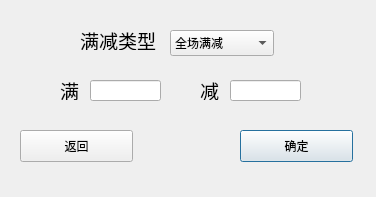
<?xml version="1.0" encoding="UTF-8"?>
<ui version="4.0">
 <class>FullOffDialog</class>
 <widget class="QDialog" name="FullOffDialog">
  <property name="geometry">
   <rect>
    <x>0</x>
    <y>0</y>
    <width>376</width>
    <height>197</height>
   </rect>
  </property>
  <property name="windowTitle">
   <string>Dialog</string>
  </property>
  <widget class="QComboBox" name="comboBox">
   <property name="geometry">
    <rect>
     <x>170</x>
     <y>30</y>
     <width>104</width>
     <height>26</height>
    </rect>
   </property>
   <item>
    <property name="text">
     <string>全场满减</string>
    </property>
   </item>
   <item>
    <property name="text">
     <string>食品满减</string>
    </property>
   </item>
   <item>
    <property name="text">
     <string>图书满减</string>
    </property>
   </item>
   <item>
    <property name="text">
     <string>服装满减</string>
    </property>
   </item>
   <item>
    <property name="text">
     <string>取消满减</string>
    </property>
   </item>
  </widget>
  <widget class="QLabel" name="label">
   <property name="geometry">
    <rect>
     <x>80</x>
     <y>30</y>
     <width>81</width>
     <height>20</height>
    </rect>
   </property>
   <property name="font">
    <font>
     <pointsize>14</pointsize>
    </font>
   </property>
   <property name="text">
    <string>满减类型：</string>
   </property>
  </widget>
  <widget class="QPushButton" name="pushButton">
   <property name="geometry">
    <rect>
     <x>240</x>
     <y>130</y>
     <width>113</width>
     <height>32</height>
    </rect>
   </property>
   <property name="cursor">
    <cursorShape>PointingHandCursor</cursorShape>
   </property>
   <property name="text">
    <string>确定</string>
   </property>
  </widget>
  <widget class="QPushButton" name="pushButton_2">
   <property name="geometry">
    <rect>
     <x>20</x>
     <y>130</y>
     <width>113</width>
     <height>32</height>
    </rect>
   </property>
   <property name="cursor">
    <cursorShape>PointingHandCursor</cursorShape>
   </property>
   <property name="text">
    <string>返回</string>
   </property>
  </widget>
  <widget class="QLabel" name="label_2">
   <property name="geometry">
    <rect>
     <x>60</x>
     <y>80</y>
     <width>21</width>
     <height>20</height>
    </rect>
   </property>
   <property name="font">
    <font>
     <pointsize>14</pointsize>
    </font>
   </property>
   <property name="text">
    <string>满：</string>
   </property>
  </widget>
  <widget class="QLineEdit" name="lineEdit">
   <property name="geometry">
    <rect>
     <x>90</x>
     <y>80</y>
     <width>71</width>
     <height>21</height>
    </rect>
   </property>
  </widget>
  <widget class="QLineEdit" name="lineEdit_2">
   <property name="geometry">
    <rect>
     <x>230</x>
     <y>80</y>
     <width>71</width>
     <height>21</height>
    </rect>
   </property>
   <property name="text">
    <string/>
   </property>
  </widget>
  <widget class="QLabel" name="label_3">
   <property name="geometry">
    <rect>
     <x>200</x>
     <y>80</y>
     <width>21</width>
     <height>20</height>
    </rect>
   </property>
   <property name="font">
    <font>
     <pointsize>14</pointsize>
    </font>
   </property>
   <property name="text">
    <string>减：</string>
   </property>
  </widget>
 </widget>
 <resources/>
 <connections/>
</ui>
